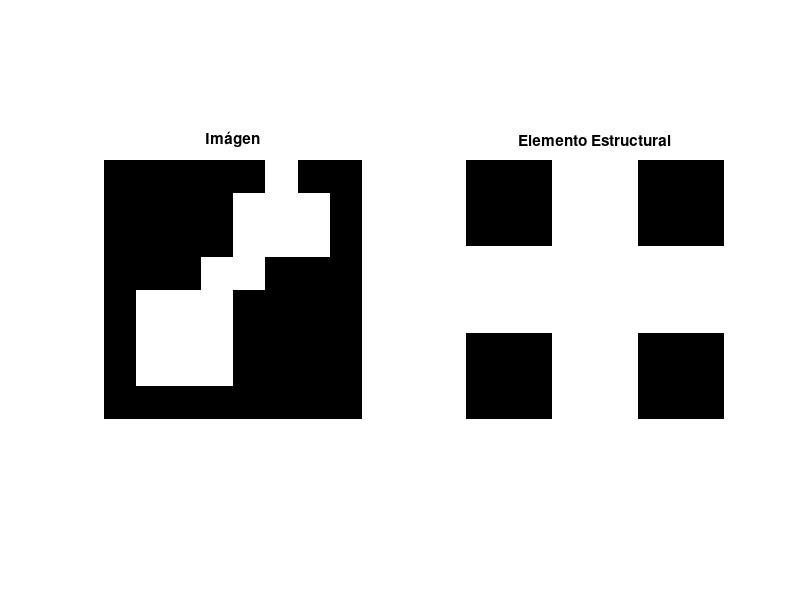
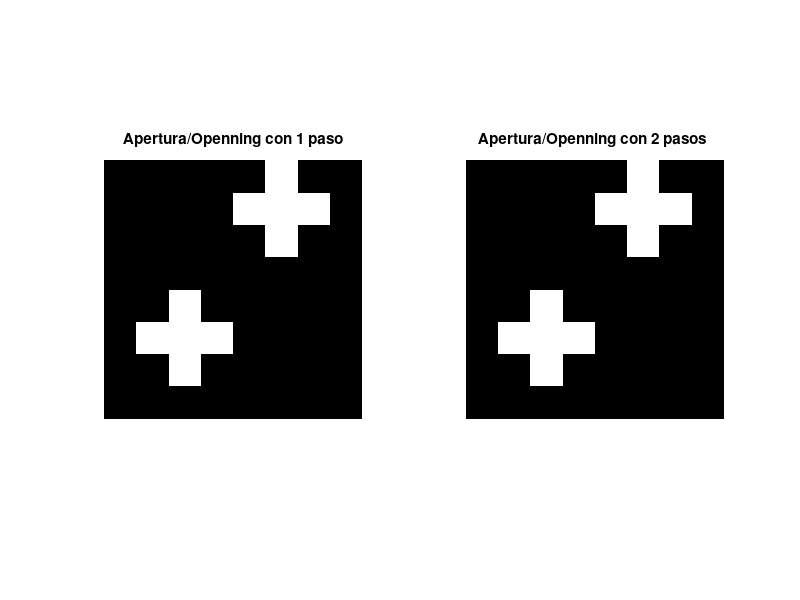

The MATLAB script that drew these images, in order:
I = zeros(8,8);
I(1,6)=1;
I(2:3,5:7)=1;
I(4,4:5)=1;
I(5:7,2:4)=1;

EE = logical([0 1 0 ;
      1 1 1 ; 
      0 1 0]);


%Opennig sirve para separar objetos
IO = imopen(I,EE);

IE =imerode(I,EE);
Io=imdilate(IE,EE);


IC = imclose(I,EE);


figure(1)

subplot(1,2,1)
imshow(I,"InitialMagnification",'fit')
title('Imágen')

subplot(1,2,2)
imshow(EE)
title('Elemento Estructural')


figure(2)
subplot(1,2,1)
imshow(IO,'InitialMagnification','fit')
title('Apertura/Openning con 1 paso')

subplot(1,2,2)
imshow(Io,'InitialMagnification','fit')
title('Apertura/Openning con 2 pasos ')

